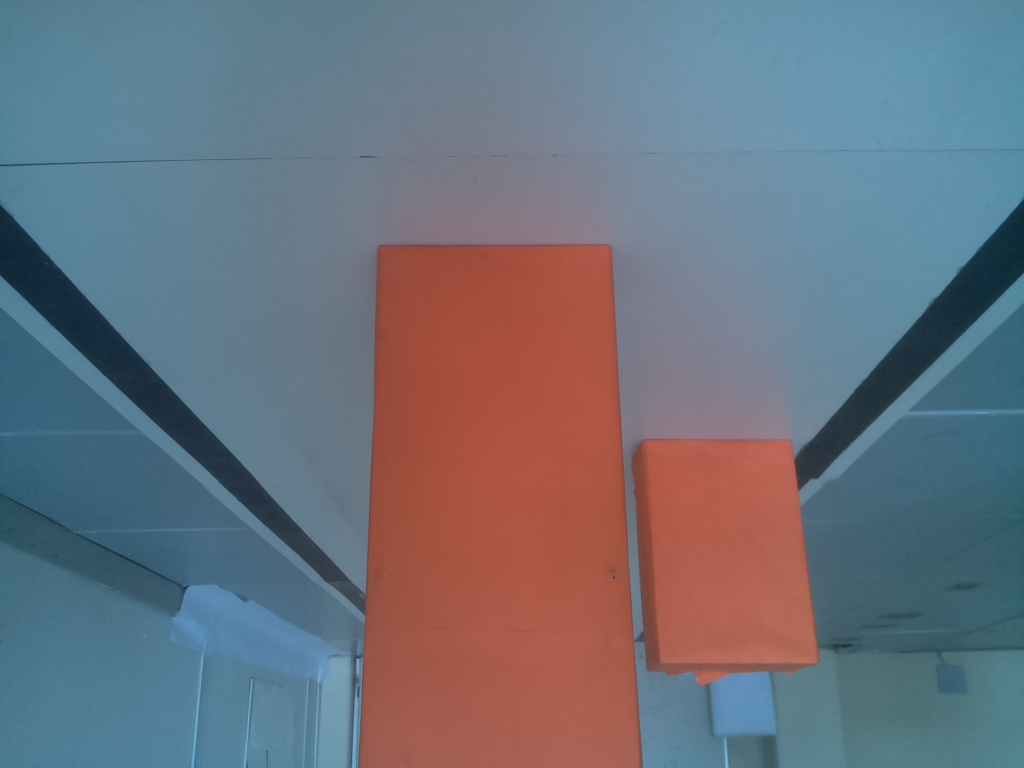
#> input picture tutorial-opencv/img.jpg, 1024 x 768 px
$ python 3-basic_operations.py
#> lines starting #> are read from the running program, lines starting #| are printed output that depends on the picture
import cv2
import sys
from cv2 import ROTATE_180
import numpy as np

img = cv2.imread('img.jpg')
#> img is the input picture: shape (768, 1024, 3); mean B, G, R 124.7, 113.7, 107.4

if img is None:
    sys.exit("Could not read the image.")

print(img.shape)
#| (768, 1024, 3)
print(img.size)
#| 2359296
print(img.dtype)
#| uint8

roi = img[0:img.shape[0]//2, 0:img.shape[1]//2]
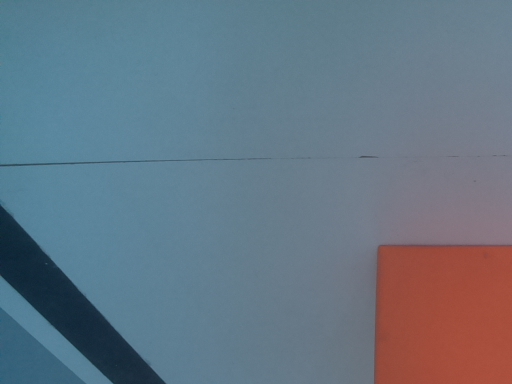
#> roi: shape (384, 512, 3); mean B, G, R 131.2, 117.4, 101.4
rotated = cv2.rotate(roi, ROTATE_180)
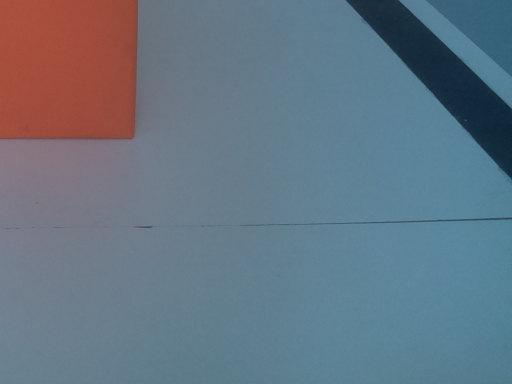
#> rotated: shape (384, 512, 3); mean B, G, R 131.2, 117.4, 101.4
resized = cv2.resize(img, (roi.shape[1], roi.shape[0]))
up = cv2.hconcat([roi,rotated])
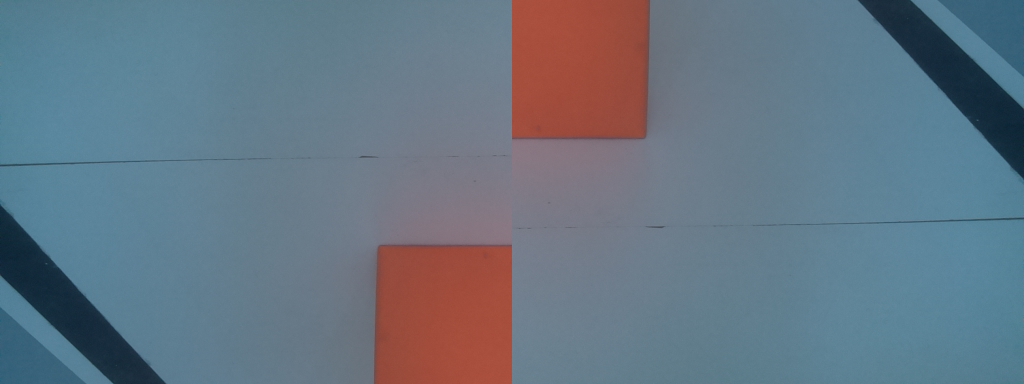
#> up: shape (384, 1024, 3); mean B, G, R 131.2, 117.4, 101.4
down = cv2.hconcat([resized,resized])
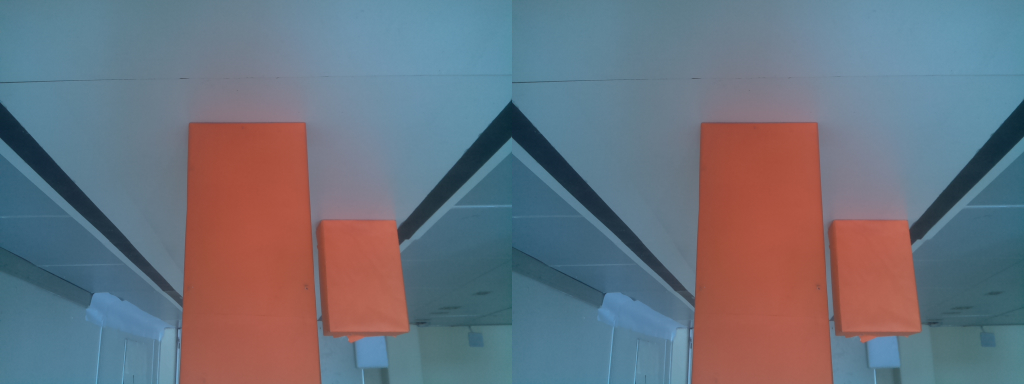
#> down: shape (384, 1024, 3); mean B, G, R 124.8, 113.8, 107.6
res = cv2.vconcat([up, down])
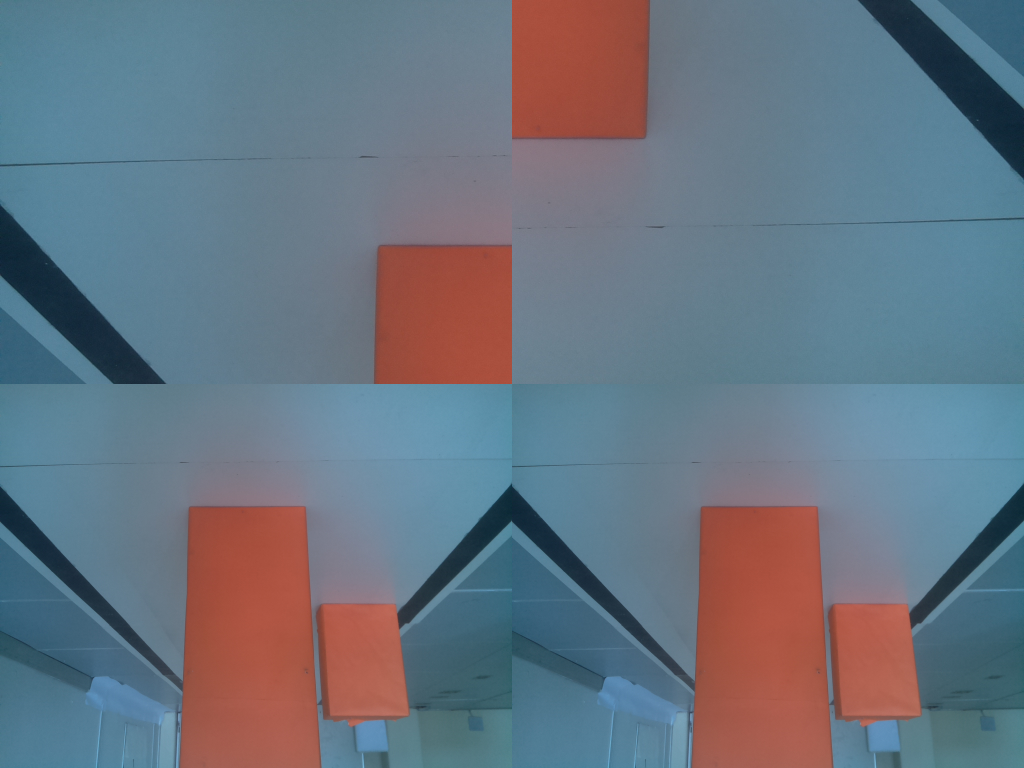
#> res: shape (768, 1024, 3); mean B, G, R 128, 115.6, 104.5


while True:
    cv2.imshow("image", res)
    k = cv2.waitKey(6)
#> (key Esc is pressed here)
    if k == ord('s'):
        cv2.imwrite('3.jpg', res)
    if k & 0xff == 27:
        cv2.destroyAllWindows()
        break
